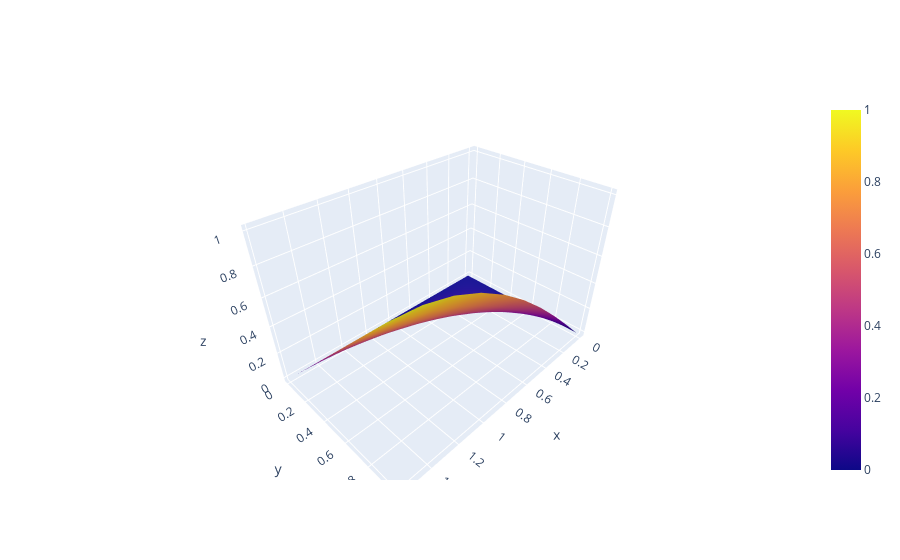

Notebook source saved alongside this figure:
### Markdown cell above
Моя поверхность

### Code cell
fig = go.Figure(data=[go.Surface(z=UU2, x=X2, y=Y2)])
fig.show()
